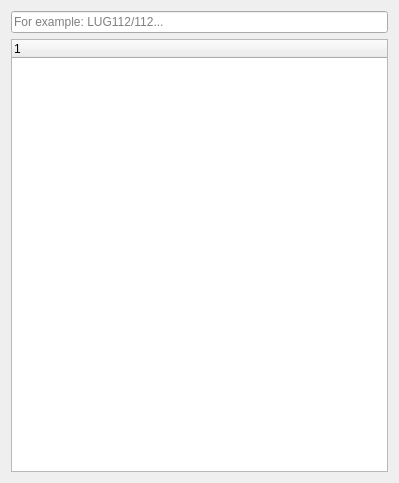
<?xml version="1.0" encoding="UTF-8"?>
<ui version="4.0">
 <class>InheritanceView</class>
 <widget class="QWidget" name="InheritanceView">
  <property name="geometry">
   <rect>
    <x>0</x>
    <y>0</y>
    <width>399</width>
    <height>483</height>
   </rect>
  </property>
  <property name="windowTitle">
   <string>Form</string>
  </property>
  <layout class="QGridLayout" name="gridLayout">
   <item row="0" column="0">
    <widget class="QLineEdit" name="inputLine">
     <property name="placeholderText">
      <string>For example: LUG112/112...</string>
     </property>
    </widget>
   </item>
   <item row="1" column="0">
    <widget class="InheritanceTreeWidget" name="treeWidget">
     <column>
      <property name="text">
       <string notr="true">1</string>
      </property>
     </column>
    </widget>
   </item>
  </layout>
 </widget>
 <customwidgets>
  <customwidget>
   <class>InheritanceTreeWidget</class>
   <extends>QTreeWidget</extends>
   <header location="global">inheritancetreewidget.h</header>
  </customwidget>
 </customwidgets>
 <resources/>
 <connections/>
</ui>
